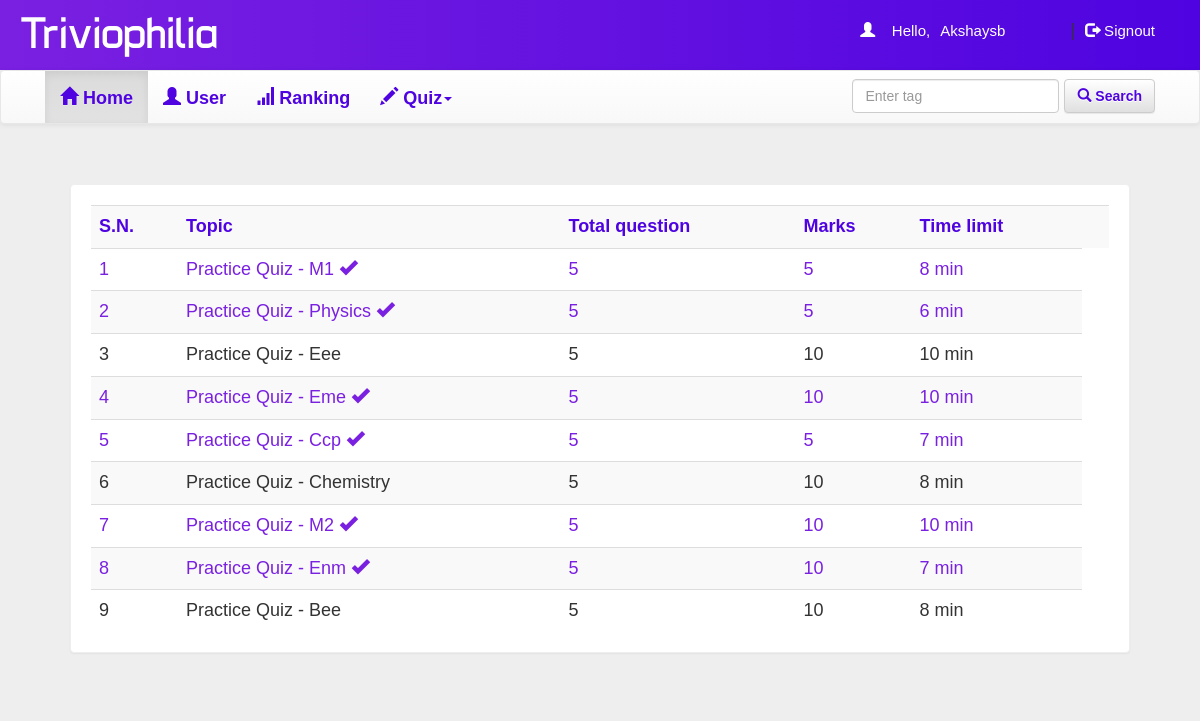
Page /dash.php (signed in) on the committed database.
### tables this page shows
CREATE TABLE `quiz` (
  `eid` varchar(13) NOT NULL,
  `title` varchar(100) NOT NULL,
  `sahi` int(11) NOT NULL,
  `wrong` int(11) NOT NULL,
  `total` int(11) NOT NULL,
  `time` bigint(20) NOT NULL,
  `intro` text NOT NULL,
  `tag` varchar(100) NOT NULL,
  `date` timestamp NOT NULL DEFAULT current_timestamp() ON UPDATE current_timestamp(),
  `admin_id` int(11) DEFAULT NULL
);

### dash.php (the view, shortened to what this page needs)
<!DOCTYPE html PUBLIC "-//W3C//DTD XHTML 1.0 Transitional//EN" "http://www.w3.org/TR/xhtml1/DTD/xhtml1-transitional.dtd">
<html xmlns="http://www.w3.org/1999/xhtml">
<head>
<link  rel="stylesheet" href="css/bootstrap.min.css"/>
 <link  rel="stylesheet" href="css/bootstrap-theme.min.css"/>
 <link rel="stylesheet" href="css/mainorg.css">
 <link  rel="stylesheet" href="css/font.css">
</head>
<body>
<div class="header">
<div class="row">
<div class="col-lg-6">
<span class="logo">Triviophilia</span></div>
<?php
 include_once 'dbConnection.php';
$email=$_SESSION['email'];
  if(!(isset($_SESSION['email']))){
header("location:index.php");
}
else
{
$name = $_SESSION['name'];;
echo '<span class="pull-right top title1" ><span class="log1"><span class="glyphicon glyphicon-user" aria-hidden="true"></span>&nbsp;&nbsp;&nbsp;&nbsp;Hello,</span> <a href="dash.php" class="log log1">'.$name.'</a>&nbsp;|&nbsp;<a href="logout.php?q=account.php" class="log"><span class="glyphicon glyphicon-log-out" aria-hidden="true"></span>&nbsp;Signout</button></a></span>';
}?>
</div></div>
<nav class="navbar navbar-default title1">
  <div class="container">
    <div class="collapse navbar-collapse" id="bs-example-navbar-collapse-1">
      <ul class="nav navbar-nav">
        <li <?php if(@$_GET['q']==0) echo'class="active"'; ?>><a href="dash.php?q=0"><span style="color: #4E03E0;font-weight: bold;"><span class="glyphicon glyphicon-home" aria-hidden="true"></span>&nbsp;<span style="color: #4E03E0;font-weight: bold;">Home<span class="sr-only">(current)</span></a></li>
        <li <?php if(@$_GET['q']==1) echo'class="active"'; ?>><a href="dash.php?q=1"><span style="color: #4E03E0;font-weight: bold;"><span class="glyphicon glyphicon-user" aria-hidden="true"></span>&nbsp;<span style="color: #4E03E0;font-weight: bold;">User</a></li>
		<li <?php if(@$_GET['q']==2) echo'class="active"'; ?>><a href="dash.php?q=2"><span style="color: #4E03E0;font-weight: bold;"><span class="glyphicon glyphicon-signal" aria-hidden="true"></span>&nbsp;<span style="color: #4E03E0;font-weight: bold;">Ranking</a></li>
        <li class="dropdown <?php if(@$_GET['q']==4 || @$_GET['q']==5) echo'active"'; ?>">
          <a href="#" class="dropdown-toggle" data-toggle="dropdown" role="button" aria-haspopup="true" aria-expanded="false"><span style="color: #4E03E0;font-weight: bold;"><span class="glyphicon glyphicon-pencil" aria-hidden="true"></span>&nbsp;<span style="color: #4E03E0;font-weight: bold;">Quiz<span class="caret"></span></a>
      </ul>
            <form action="" method="GET" name="" class="navbar-form navbar-right" role="search">
        <div class="form-group">
          <input type="text" name="k" class="form-control" placeholder="Enter tag" autocomplete="off">
        </div>
        <button type="submit" name="" class="btn btn-default"><span style="color: #4E03E0;"><span class="glyphicon glyphicon-search" aria-hidden="true"></span>&nbsp;<span style="color: #4E03E0;font-weight: bold;">Search</button>
      </form>
          </div>
  </div>
</nav>
<div class="container">
<div class="row">
<div class="col-md-12">
<?php if(@$_GET['q']==0) {
$result = mysqli_query($con,"SELECT * FROM quiz ORDER BY date DESC") or die('Error');
echo  '<div class="panel"><div class="table-responsive"><table class="table table-striped title1">
<tr style="color: #4E03E0"><td><b>S.N.</b></td><td><b>Topic</b></td><td><b>Total question</b></td><td><b>Marks</b></td><td><b>Time limit</b></td><td></td></tr>';
$c=1;
while($row = mysqli_fetch_array($result)) {
	$title = $row['title'];
	$total = $row['total'];
	$sahi = $row['sahi'];
    $time = $row['time'];
	$eid = $row['eid'];
$q12=mysqli_query($con,"SELECT score FROM history WHERE eid='$eid' AND email='$email'" )or die('Error98');
$rowcount=mysqli_num_rows($q12);
if($rowcount == 0){
	echo '<tr><td>'.$c++.'</td><td>'.$title.'</td><td>'.$total.'</td><td>'.$sahi*$total.'</td><td>'.$time.'&nbsp;min</td>';
}
else
{
echo '<tr style="color:#7A20E1"><td>'.$c++.'</td><td>'.$title.'&nbsp;<span title="This quiz is already solve by you" class="glyphicon glyphicon-ok" aria-hidden="true"></span></td><td>'.$total.'</td><td>'.$sahi*$total.'</td><td>'.$time.'&nbsp;min</td>';
}
}
echo '</table></div></div>';
}
?>
</div>
</div></div>
</body>
</html>

### css/mainorg.css (style rules this page uses)
body { overflow-x:hidden; width:100%; font: 15px "Century Gothic", "Times Roman", sans-serif; background:#eee; min-height:550px; background-attachment:fixed; }
.panel { border-color:#eee; margin:40px; padding:20px; font: 15px "Century Gothic", "Times Roman", sans-serif; }
.header { background-image: linear-gradient(to right, #7A20E1, #4E03E0); height:70px; }
.logo { font-family:'typo'; font-size:45px; color:#ffff; margin:15px; padding: 5px; }
.title1 { font: 18px "Century Gothic", "Times Roman", sans-serif; }
.top { margin-top: 20px; }
.log1 { font: 15px 'Ubuntu', sans-serif; color:#ffff; margin-left:10px; }
.log { margin:10px; margin-right:60px; margin-left:5px; color:#ffff; text-decoration:none; font-size:20px; font-size:15px; }

### rows in the picture
quiz: title "Practice Quiz - M1", total "5", $sahi*$total "5", time "8"
quiz: title "Practice Quiz - Physics", total "5", $sahi*$total "5", time "6"
quiz: title "Practice Quiz - Eee", total "5", $sahi*$total "10", time "10"
quiz: title "Practice Quiz - Eme", total "5", $sahi*$total "10", time "10"
quiz: title "Practice Quiz - Ccp", total "5", $sahi*$total "5", time "7"
quiz: title "Practice Quiz - Chemistry", total "5", $sahi*$total "10", time "8"
quiz: title "Practice Quiz - M2", total "5", $sahi*$total "10", time "10"
quiz: title "Practice Quiz - Enm", total "5", $sahi*$total "10", time "7"
quiz: title "Practice Quiz - Bee", total "5", $sahi*$total "10", time "8"

### other values in the picture
$name "Akshaysb"
